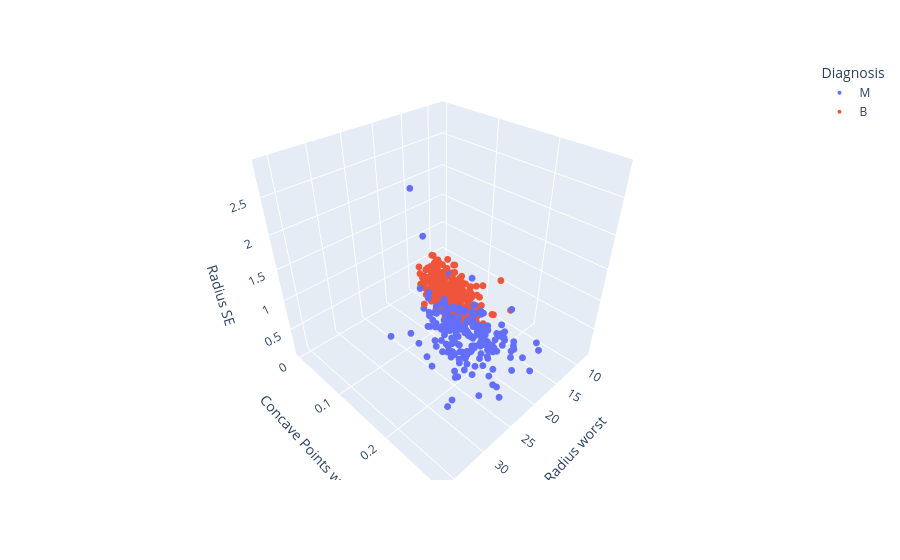

This figure's notebook cell:
### Code cell
fig = px.scatter_3d(dataTable, x=top_features[0], y=top_features[1], z=top_features[2],
          color='Diagnosis')
fig.update_traces(marker_size = 4)
fig.show()

### Figure 1 — Plotly figure (JSON) as saved in the notebook; plotly's stock layout.template omitted (floating-point values rounded to 4 significant figures; data arrays with more than 128 entries replaced by an {"elided": "..."} marker saying what was removed)
{"data": [{"hovertemplate": "Diagnosis=M<br>Radius worst=%{x}<br>Concave Points worst=%{y}<br>Radius SE=%{z}<extra></extra>", "legendgroup": "M", "marker": {"color": "#636efa", "size": 4, "symbol": "circle"}, "mode": "markers", "name": "M", "scene": "scene", "showlegend": true, "type": "scatter3d", "x": {"elided": "212 float values"}, "y": {"elided": "212 float values"}, "z": {"elided": "212 float values"}}, {"hovertemplate": "Diagnosis=B<br>Radius worst=%{x}<br>Concave Points worst=%{y}<br>Radius SE=%{z}<extra></extra>", "legendgroup": "B", "marker": {"color": "#EF553B", "size": 4, "symbol": "circle"}, "mode": "markers", "name": "B", "scene": "scene", "showlegend": true, "type": "scatter3d", "x": {"elided": "357 float values"}, "y": {"elided": "357 float values"}, "z": {"elided": "357 float values"}}], "layout": {"autosize": true, "legend": {"title": {"text": "Diagnosis"}, "tracegroupgap": 0}, "margin": {"t": 60}, "scene": {"aspectmode": "auto", "aspectratio": {"x": 1, "y": 1, "z": 1}, "domain": {"x": [0, 1], "y": [0, 1]}, "xaxis": {"title": {"text": "Radius worst"}, "type": "linear"}, "yaxis": {"title": {"text": "Concave Points worst"}, "type": "linear"}, "zaxis": {"title": {"text": "Radius SE"}, "type": "linear"}}}}
